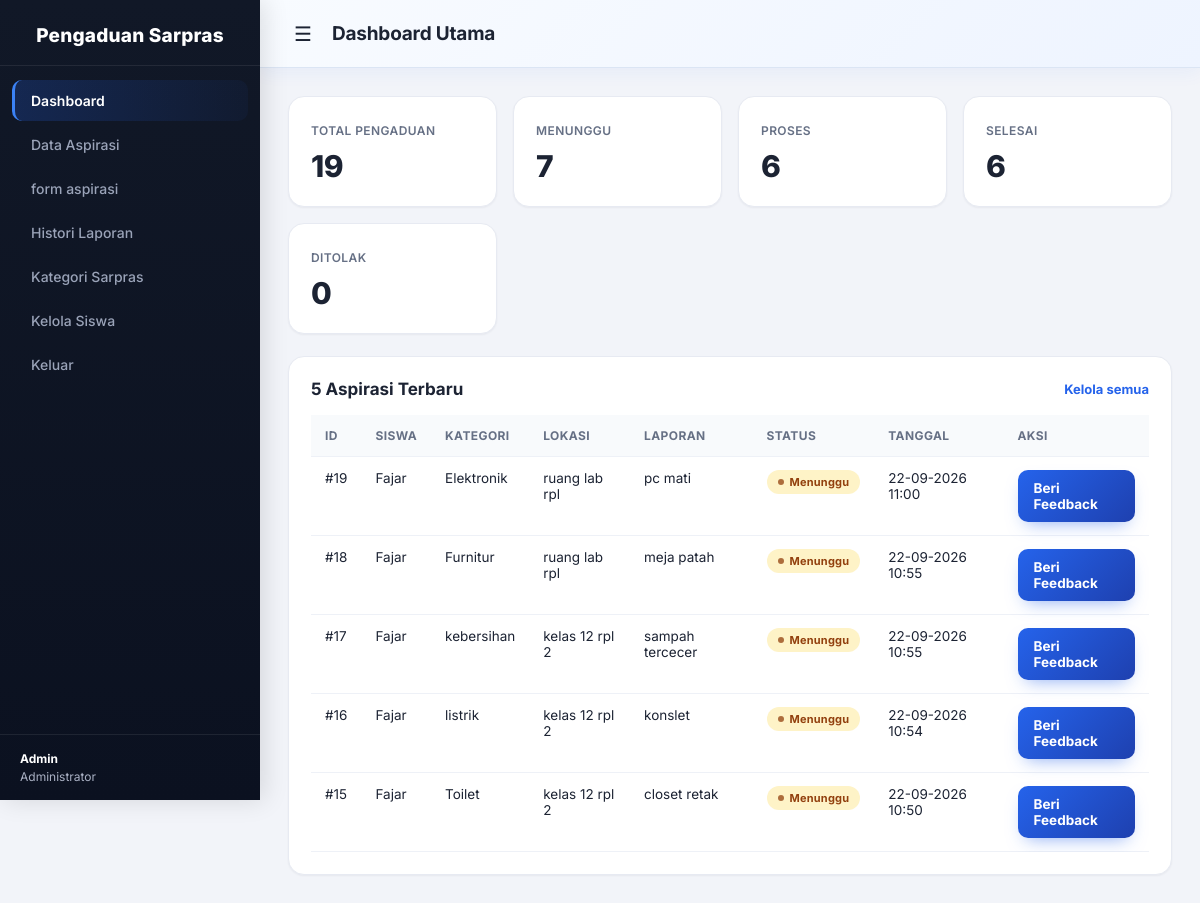
Page /admin/dashboard (signed in) on the committed database.
### tables this page shows
CREATE TABLE `aspirasi` (
  `id_aspirasi` int NOT NULL,
  `nis` varchar(10) NOT NULL,
  `id_kategori` int NOT NULL,
  `id_admin` int NOT NULL,
  `lokasi` varchar(50) NOT NULL,
  `keterangan` varchar(255) NOT NULL,
  `status` enum('Menunggu','Proses','Selesai','Ditolak') NOT NULL DEFAULT 'Menunggu',
  `feedback` varchar(255) DEFAULT NULL,
  `tanggal` datetime DEFAULT CURRENT_TIMESTAMP,
  `updated_at` datetime DEFAULT CURRENT_TIMESTAMP ON UPDATE CURRENT_TIMESTAMP
);

CREATE TABLE `siswa` (
  `nis` varchar(10) NOT NULL,
  `nama` varchar(50) NOT NULL,
  `kelas` varchar(10) NOT NULL,
  `password` varchar(25) NOT NULL,
  `foto` varchar(255) DEFAULT NULL
);

CREATE TABLE `kategori` (
  `id_kategori` int NOT NULL,
  `nama_kategori` varchar(50) NOT NULL,
  `ket_kategori` varchar(50) NOT NULL
);

### config/database.php (called while the page is built, shortened)
<?php
$server = 'localhost';
$username = 'root';
$pass = '';
$database = 'pengaduan_sarpas';
$conn = mysqli_connect($server, $username, $pass, $database);
mysqli_set_charset($conn, 'utf8mb4');
function e($value) { return htmlspecialchars((string)$value, ENT_QUOTES, 'UTF-8'); }
function base_url() {
    $root = str_replace('\\', '/', dirname(__DIR__));
    $docRoot = isset($_SERVER['DOCUMENT_ROOT']) ? str_replace('\\', '/', rtrim($_SERVER['DOCUMENT_ROOT'], '/')) : '';
    $rel = ($docRoot !== '' && strpos($root, $docRoot) === 0) ? substr($root, strlen($docRoot)) : '';
    $rel = '/' . trim($rel, '/');
    return $rel === '/' ? '' : $rel;
}
$base = base_url();
function url($path) {
    global $base;
    return $base . '/' . ltrim($path, '/');
}
function current_user() {
    global $conn;
    if ($_SESSION['role'] === 'admin' && !empty($_SESSION['id_admin'])) {
        $id=(int)$_SESSION['id_admin']; $st=mysqli_prepare($conn,'SELECT id_admin,username,nama FROM admin WHERE id_admin=?'); mysqli_stmt_bind_param($st,'i',$id); mysqli_stmt_execute($st); $r=mysqli_stmt_get_result($st); $u=mysqli_fetch_assoc($r); mysqli_stmt_close($st); return $u;
    }
    return null;
}

### view/admin/dashboard.php (the view, shortened to what this page needs)
<?php
require_once __DIR__ . '/../../config/database.php';
$user = current_user();
$stats = ['total' => 0, 'menunggu' => 0, 'proses' => 0, 'selesai' => 0, 'ditolak' => 0];
$r = mysqli_query($conn, "SELECT status,COUNT(*) jumlah FROM aspirasi GROUP BY status");
while ($x = mysqli_fetch_assoc($r)) {
    $stats['total'] += (int)$x['jumlah'];
    $key = strtolower($x['status']);
    if (isset($stats[$key])) $stats[$key] = (int)$x['jumlah'];
}
$r = mysqli_query($conn, "SELECT a.id_aspirasi,a.nis,s.nama,k.nama_kategori,a.lokasi,a.keterangan,a.status,a.tanggal FROM aspirasi a LEFT JOIN siswa s ON s.nis=a.nis LEFT JOIN kategori k ON k.id_kategori=a.id_kategori ORDER BY a.tanggal DESC,a.id_aspirasi DESC LIMIT 5");
?>
<!doctype html>
<html lang="id">
<head>
    <link rel="stylesheet" href="<?= e($base) ?>/assets/admin.css">
</head>
<body>
    <aside class="sidebar" id="sidebar">
        <div class="sidebar-header">Pengaduan Sarpras</div>
        <ul>
            <li><a href="<?= e(url('admin/dashboard')) ?>" class="active">Dashboard</a></li>
            <li><a href="<?= e(url('admin/aspirasi')) ?>" class="">Data Aspirasi</a></li>
            <li><a href="<?= e(url('admin/form_aspirasi')) ?>" class="">form aspirasi</a></li>
            <li><a href="<?= e(url('admin/histori')) ?>" class="">Histori Laporan</a></li>
            <li><a href="<?= e(url('admin/kategori')) ?>" class="">Kategori Sarpras</a></li>
            <li><a href="<?= e(url('admin/siswa')) ?>">Kelola Siswa</a></li>
            <li><a href="<?= e(url('auth/logout')) ?>">Keluar</a></li>
        </ul>
        <div class="admin-user"><strong><?= e($user["nama"] ?? "Admin") ?></strong>Administrator</div>
    </aside>
    <div class="main-content">
        <header class="topbar"><label for="menuToggle" class="menu-icon">&#9776;</label>
            <h1>Dashboard Utama</h1>
        </header>
        <main class="content-area">
            <div class="grid">
                <div class="card stat"><span>Total Pengaduan</span><strong><?= $stats['total'] ?></strong></div>
                <div class="card stat"><span>Menunggu</span><strong><?= $stats['menunggu'] ?></strong></div>
                <div class="card stat"><span>Proses</span><strong><?= $stats['proses'] ?></strong></div>
                <div class="card stat"><span>Selesai</span><strong><?= $stats['selesai'] ?></strong></div>
                <div class="card stat"><span>Ditolak</span><strong><?= $stats['ditolak'] ?></strong></div>
            </div>
            <section class="panel">
                <div class="panel-head">
                    <h2>5 Aspirasi Terbaru</h2><a href="<?= e(url('admin/aspirasi')) ?>">Kelola semua</a>
                </div>
                <div style="overflow:auto">
                    <table class="table">
                        <tr>
                            <th>ID</th>
                            <th>Siswa</th>
                            <th>Kategori</th>
                            <th>Lokasi</th>
                            <th>Laporan</th>
                            <th>Status</th>
                            <th>Tanggal</th>
                            <th>Aksi</th>
                        </tr>
                        <?php while ($a = mysqli_fetch_assoc($r)): ?>
                            <tr>
                                <td>#<?= $a['id_aspirasi'] ?></td>
                                <td><?= e($a['nama']) ?></td>
                                <td><?= e($a['nama_kategori']) ?></td>
                                <td><?= e($a['lokasi']) ?></td>
                                <td><?= e($a['keterangan']) ?></td>
                                <td><span class="badge <?= strtolower($a['status']) ?>"><?= e($a['status']) ?></span></td>
                                <td><?= e(date('d-m-Y H:i', strtotime($a['tanggal']))) ?></td>
                                <td><a class="btn" href="<?= e(url('admin/detail_aspirasi')) ?>?id=<?= $a['id_aspirasi'] ?>">Beri Feedback</a></td>
                            </tr>
                        <?php endwhile; ?>
                    </table>
                </div>
            </section>
        </main>
    </div>
</body>
</html>

### assets/admin.css (style rules this page uses)
:root { --bg:#f2f4f9; --surface:#ffffff; --surface-soft:#f8fafc; --border:#e7eaf2; --border-soft:#eef1f7; --text:#1c2333; --text-muted:#667085; --text-faint:#94a0b8; --primary:#2563eb; --primary-600:#1d4ed8; --primary-700:#1e40af; --primary-tint:#eef3ff; --radius-lg:16px; --radius-md:12px; --radius-sm:8px; --shadow-sm:0 1px 2px rgba(15,23,42,.05); --shadow-md:0 10px 24px -10px rgba(15,23,42,.14); --shadow-lg:0 24px 48px -16px rgba(15,23,42,.22); --ease:cubic-bezier(.4,0,.2,1); }
* { box-sizing:border-box }
body { margin:0;font-family:'Inter',Arial,sans-serif;background:var(--bg);color:var(--text);-webkit-font-smoothing:antialiased }
.sidebar { width:260px;background:linear-gradient(180deg,#111827 0%,#0b1120 100%);color:#fff;height:100vh;position:fixed;left:0;top:0;z-index:1000;display:flex;flex-direction:column;transition:transform .3s var(--ease);box-shadow:4px 0 24px rgba(0,0,0,.12) }
.sidebar-header { padding:24px 20px 18px;font-size:19px;font-weight:800;text-align:center;letter-spacing:.2px;border-bottom:1px solid rgba(255,255,255,.08);display:flex;align-items:center;justify-content:center;gap:8px }
.sidebar ul { list-style:none;padding:14px 12px;margin:0;display:flex;flex-direction:column;gap:3px }
.sidebar li { margin:0 }
.sidebar a { display:block;padding:12px 16px;color:#9aa3b8;text-decoration:none;border-left:3px solid transparent;font-size:14px;font-weight:500;border-radius:10px;transition:background .18s var(--ease),color .18s var(--ease),border-color .18s var(--ease) }
.sidebar a.active { background:linear-gradient(90deg,rgba(37,99,235,.22),rgba(37,99,235,.05));color:#fff;border-left-color:#3b82f6;font-weight:600 }
.admin-user { margin-top:auto;padding:16px 20px;border-top:1px solid rgba(255,255,255,.08);font-size:12px;color:#aab1c4 }
.admin-user strong { display:block;color:#fff;margin-bottom:3px;font-weight:700 }
.main-content { margin-left:260px;min-height:100vh;transition:margin-left .3s var(--ease) }
.topbar { height:68px;background:linear-gradient(135deg,#f8fbff 0%,#eef4ff 100%);border-bottom:1px solid #dbe5f4;box-shadow:0 4px 18px rgba(37,99,235,.06);display:flex;align-items:center;gap:14px;padding:0 28px;position:sticky;top:0;z-index:20;backdrop-filter:blur(8px) }
.topbar h1 { font-size:19px;margin:0;font-weight:700;letter-spacing:-.2px }
.menu-icon { font-size:20px;line-height:1;color:var(--text);cursor:pointer;background:none;border:0;padding:6px;border-radius:8px;transition:background .15s var(--ease) }
.content-area { padding:28px;max-width:1400px;margin:auto }
.grid { display:grid;grid-template-columns:repeat(4,1fr);gap:16px;margin-bottom:22px }
.card,.panel { background:var(--surface);border:1px solid var(--border);border-radius:var(--radius-lg);padding:22px;box-shadow:var(--shadow-sm);transition:box-shadow .2s var(--ease),transform .2s var(--ease);animation:fadeUp .35s var(--ease) }
.stat span { font-size:12px;color:var(--text-muted);font-weight:600;text-transform:uppercase;letter-spacing:.4px }
.stat strong { display:block;font-size:30px;margin-top:9px;font-weight:800;letter-spacing:-.5px }
.panel { margin-bottom:20px }
.panel-head { display:flex;justify-content:space-between;align-items:center;margin-bottom:16px }
.panel h3,.panel h2 { margin:0;font-size:17px;font-weight:700 }
.panel-head a { color:var(--primary);text-decoration:none;font-size:13px;font-weight:700;transition:opacity .15s }
.btn { display:inline-flex;align-items:center;justify-content:center;gap:6px;padding:10px 16px;border-radius:10px;background:linear-gradient(135deg,var(--primary),var(--primary-700));color:#fff;text-decoration:none;border:0;font-weight:700;cursor:pointer;font-size:13.5px;box-shadow:0 8px 18px -8px rgba(37,99,235,.55);transition:transform .16s var(--ease),box-shadow .16s var(--ease),filter .16s var(--ease) }
.table { width:100%;border-collapse:collapse }
.table th,.table td { padding:13px 14px;border-bottom:1px solid var(--border-soft);text-align:left;font-size:13.5px;vertical-align:top }
.table th { background:var(--surface-soft);color:var(--text-muted);font-weight:700;font-size:12px;text-transform:uppercase;letter-spacing:.4px }
.table tbody tr { transition:background .15s var(--ease) }
.badge { display:inline-flex;align-items:center;gap:6px;padding:5px 11px;border-radius:999px;font-size:11px;font-weight:700;white-space:nowrap;letter-spacing:.2px }
.badge::before { content:'';width:6px;height:6px;border-radius:999px;background:currentColor;opacity:.75 }
.menunggu { background:#fef3c7;color:#92400e }

### rows in the picture
aspirasi: id_aspirasi "19", siswa.nama "Fajar", id_kategori.nama_kategori "Elektronik", lokasi "ruang lab rpl", keterangan "pc mati", status "Menunggu", tanggal "22-09-2026 11:00"
aspirasi: id_aspirasi "18", siswa.nama "Fajar", id_kategori.nama_kategori "Furnitur", lokasi "ruang lab rpl", keterangan "meja patah", status "Menunggu", tanggal "22-09-2026 10:55"
aspirasi: id_aspirasi "17", siswa.nama "Fajar", id_kategori.nama_kategori "kebersihan", lokasi "kelas 12 rpl 2", keterangan "sampah tercecer", status "Menunggu", tanggal "22-09-2026 10:55"
aspirasi: id_aspirasi "16", siswa.nama "Fajar", id_kategori.nama_kategori "listrik", lokasi "kelas 12 rpl 2", keterangan "konslet", status "Menunggu", tanggal "22-09-2026 10:54"
aspirasi: id_aspirasi "15", siswa.nama "Fajar", id_kategori.nama_kategori "Toilet", lokasi "kelas 12 rpl 2", keterangan "closet retak", status "Menunggu", tanggal "22-09-2026 10:50"

### other values in the picture
$user["nama"] "Admin"
$stats['total'] "19"
$stats['menunggu'] "7"
$stats['proses'] "6"
$stats['selesai'] "6"
$stats['ditolak'] "0"
